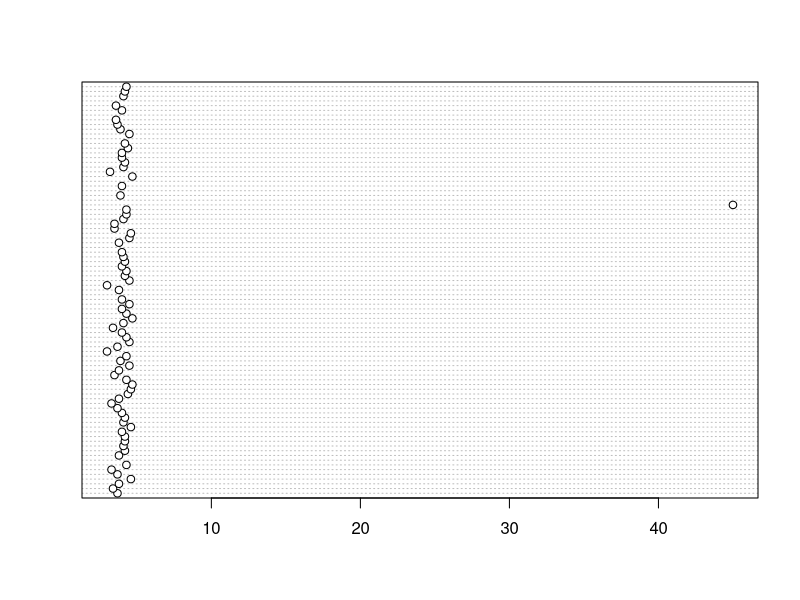
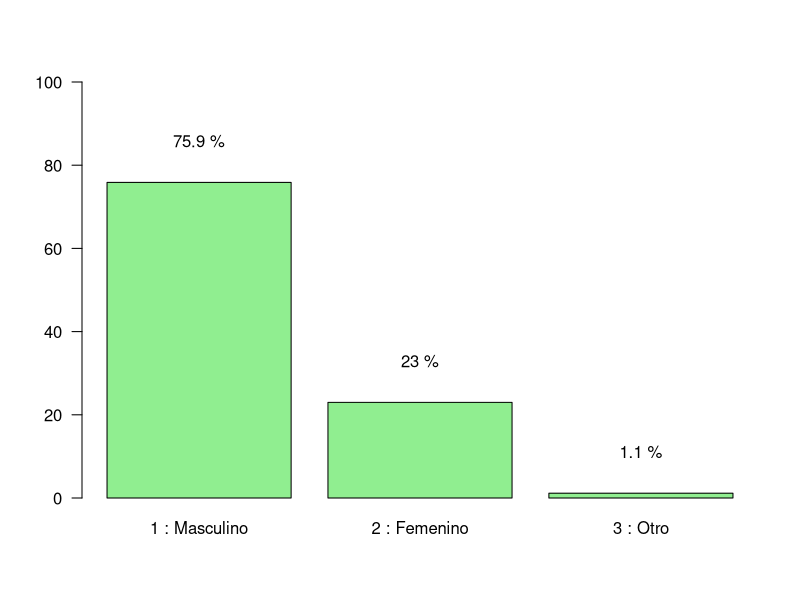
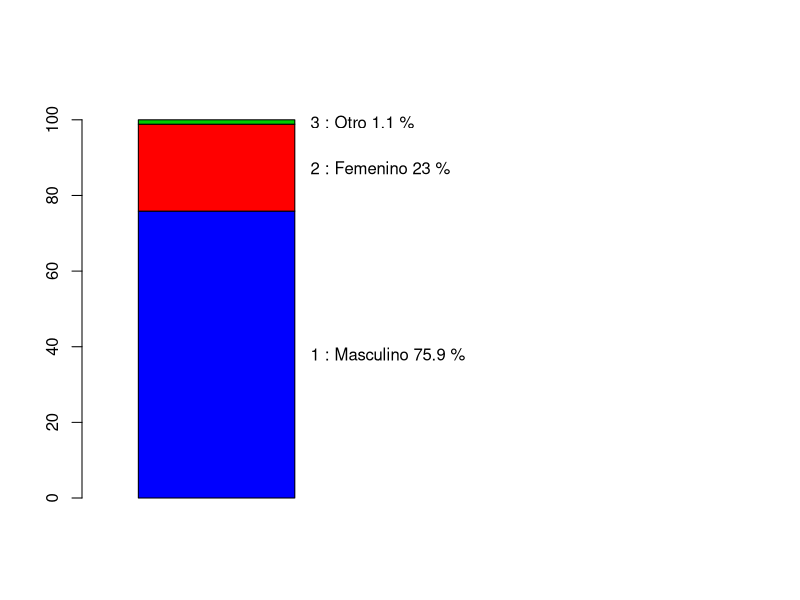
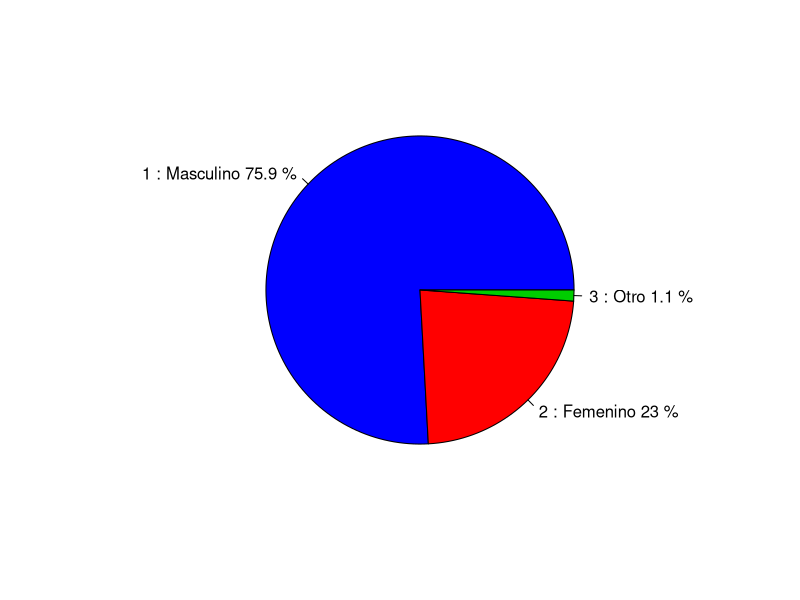
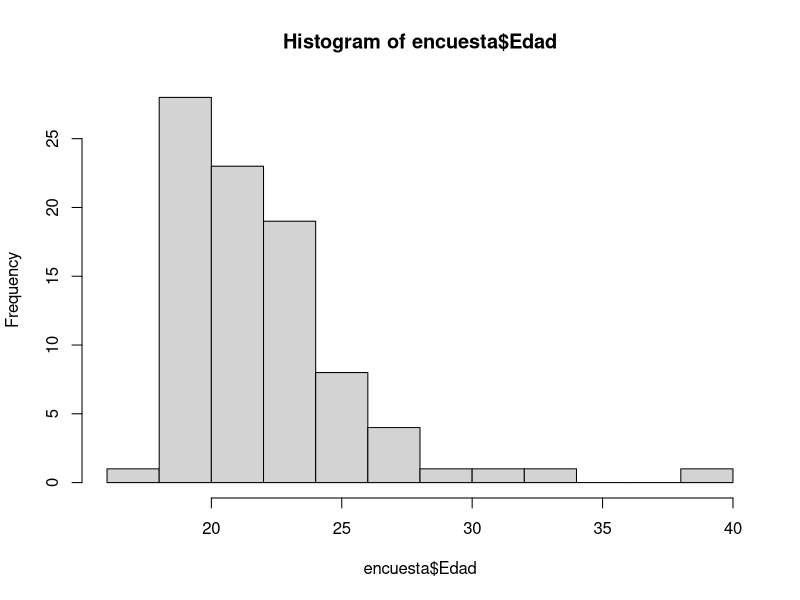
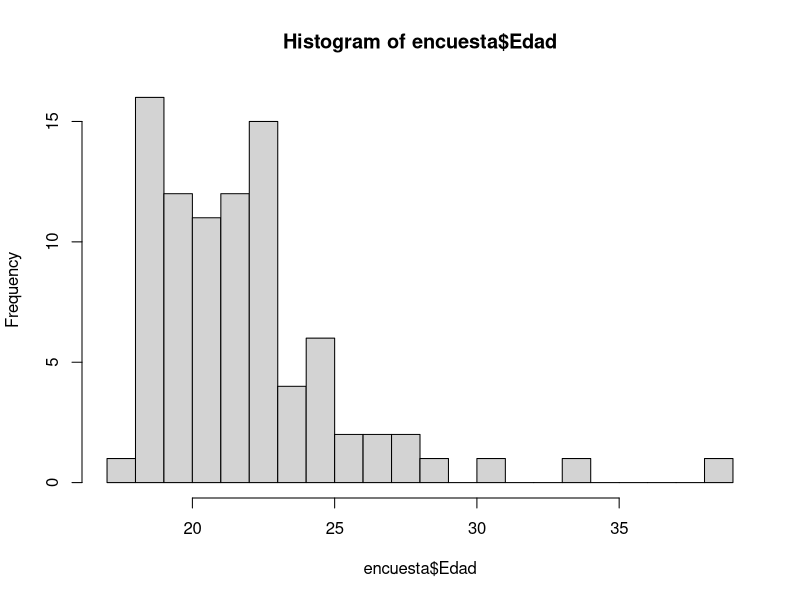
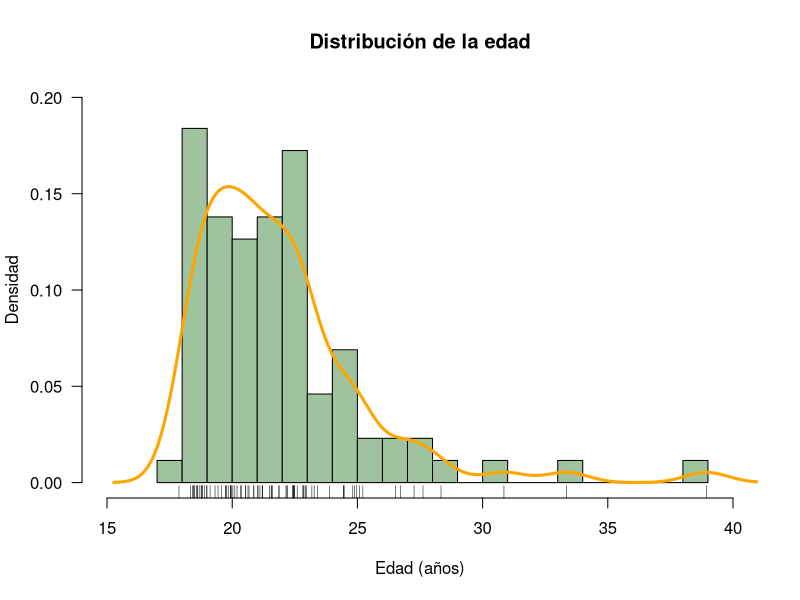
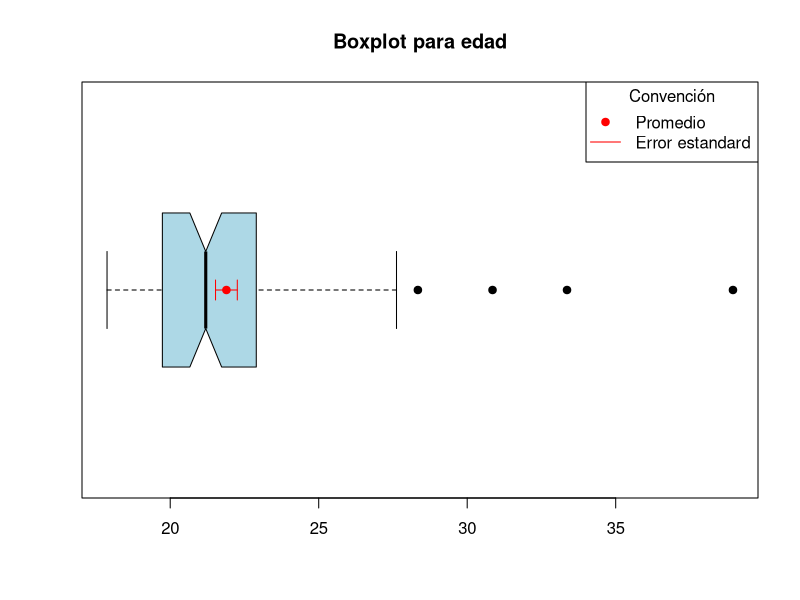

Generate these figures, in order, with R:
## ---- chunk 1
knitr::opts_chunk$set(echo = FALSE,
                      warning = FALSE,
                      message = FALSE)
## ---- chunk 2
## Paquetes usados en el análisis.
library(tidyverse)
## ---- chunk 3
## Lectura de una base de datos tipo ".csv"
encuesta <- read.csv("encuesta1.csv")
## ---- chunk 4
# Visualizar la estructura de la base de datos.
str(encuesta)
## ---- chunk 5
glimpse(encuesta)
## ---- chunk 6
summary(encuesta)
## ---- chunk 7
encuesta <- encuesta %>% 
  mutate_if(is.character, as.factor)
## ---- chunk 8
glimpse(encuesta)
## ---- chunk 9
summary(encuesta)
## ---- chunk 10
encuesta <- encuesta %>% 
  mutate(Q02_FechaNac = as.Date(as.character(Q02_FechaNac), "%Y-%m-%d"))
## ---- chunk 11
summary(encuesta$Q02_FechaNac)
## ---- chunk 12
# Cálculo de la edad
encuesta <- encuesta %>% 
  mutate(Edad = as.numeric(as.Date("2021-06-30") - Q02_FechaNac)/365.25)
## ---- chunk 13
# Conversión a fecha-hora
encuesta <- encuesta %>% 
  mutate(fecha_entrega = 
           as.POSIXct(strptime(Enviado.el., format = "%d/%m/%Y %H:%M:%S")),
         tiempo_usado = as.integer(format(fecha_entrega, "%M")) +
                        as.integer(format(fecha_entrega, "%S")) / 60  - 30)
## ---- chunk 14
dotchart(encuesta$Q08_PAPA)
## ---- chunk 15
encuesta %>% 
  filter(Q08_PAPA > 5)
## ---- chunk 16
encuesta$Q08_PAPA[encuesta$Q08_PAPA == 45 & !is.na(encuesta$Q08_PAPA)] <- 4.5
## ---- chunk 17
encuesta <- encuesta %>% 
  mutate(puntaje_pregunta2 = 
  apply(encuesta %>% select(Q26_Divisor..f.es.divisor.de.g.2.,
                            Q26_Divisor..f.es.divisor.de.gh.,
                            Q26_Divisor..f.es.divisor.de.h.g),
        1, sum))
t_p2 <- table(encuesta$puntaje_pregunta2)
t_p2
pt_p2 <- t_p2 / sum(t_p2) * 100
pt_p2
## ---- chunk 18
# Se construye una nueva variable que indica si se ha instalado el 
# R solamente, el Rstudio solamente o ambos o ninguno:
# 0: No ha instalado ninguno.
# 1: Ha instalado solo el R.
# 2: Ha instalado solo el RStudio.
# 3: Ha instalado tanto el R como el RStudio.

# También se crea una nueva variable categoŕica que tenga las combinaciones
# de la carrera y la instalación de los programas. 
encuesta <-  encuesta %>% 
  mutate(instala_prog = Q11_R + Q12_RStudio * 2,
         Carrera_instala  = factor(paste(Q03_Carrera, instala_prog)))
## ---- chunk 19
t_gen <- table(encuesta$Q01_Genero)
t_gen
## ---- chunk 20
t_gen_p <- t_gen / sum(t_gen) * 100
t_gen_p
## ---- chunk 21
bp1 <- barplot(t_gen_p, las = 1, ylim = c(0, 100), col = "lightgreen")
text(bp1, t_gen_p + 10, paste(round(t_gen_p, 1), "%"))
## ---- chunk 22
m_gen_p <- as.matrix(t_gen_p)
bp2 <- barplot(m_gen_p, beside = FALSE, xlim = c(0, 4),
               ylim = c(0, 110),
               col = c("blue", "red", "green3"))
text(1.3, cumsum(m_gen_p) - m_gen_p/2, 
     paste(rownames(m_gen_p), round((m_gen_p), 1), "%"),
     adj = 0)
## ---- chunk 23
pie(t_gen_p, labels = paste(names(t_gen_p), round(t_gen_p, 1), "%"),
    col = c("blue", "red", "green3"))
## ---- chunk 24
summary(encuesta$Edad)
## ---- chunk 25
hist(encuesta$Edad)
## ---- chunk 26
hist(encuesta$Edad, nclass = 20)
## ---- chunk 27
paramAnt <- par(no.readonly = TRUE)
hist(encuesta$Edad, freq = FALSE, nclass = 20, col = "#a0c39f",
     las = 1, 
     main = "Distribución de la edad",
     xlab = "Edad (años)",
     ylab = "Densidad",
     ylim = c(0, 0.20),
     xlim = c(15, 40))
lines(density(encuesta$Edad), col = "orange", lwd = 3)
rug(encuesta$Edad)
par(paramAnt)
## ---- chunk 28

## ---- chunk 29
promedioEdad <- mean(encuesta$Edad)
medianaEdad <- median(encuesta$Edad)
desv_Est_Edad <- sd(encuesta$Edad)

boxplot(encuesta$Edad, horizontal = TRUE,
        main = "Boxplot para edad", 
        col = "lightblue",
        pch = 19, notch = TRUE)
points(promedioEdad, 
       1, 
       pch = 19, 
       col = c("red", "purple"))
legend("topright", 
       title = "Convención",
       legend = c("Promedio", "Error estandard"), 
       col = "red", 
       pch = c(19, NA),
       lty = c(NA, 1))
arrows(promedioEdad -  desv_Est_Edad / sqrt(nrow(encuesta)), 1,
         promedioEdad + desv_Est_Edad / sqrt(nrow(encuesta)), 1,
         angle = 90,
         length = 0.1, 
         code = 3,
         col = "red")
## ---- chunk 30
with(encuesta, plot(Q10_Estrato, Q08_PAPA, notch = TRUE))
## ---- chunk 31
encuesta_Estrato1 <- encuesta %>% 
  filter(Q10_Estrato == "2 : 1")
dotchart(encuesta_Estrato1$Q08_PAPA)
summary(encuesta_Estrato1$Q08_PAPA)
## ---- chunk 32
with(encuesta, plot(Q01_Genero, Q08_PAPA, notch = TRUE))
## ---- chunk 33
with(encuesta, scatter.smooth(tiempo_usado, Q08_PAPA))
## ---- chunk 34
with(encuesta, plot(Q27_PorcentDivisor))
lines(1:nrow(encuesta), rep(pt_p2[3], nrow(encuesta)), 
      col = "red")
## ---- chunk 35
enc_acert_p2 <- encuesta %>% 
  filter(puntaje_pregunta2 == 3)
enc_no_acert_p2 <- encuesta %>% 
  filter(puntaje_pregunta2 != 3)
op <- par(no.readonly = TRUE)
par(mfrow = c(1, 2))
prom_Q27 <- mean(enc_acert_p2$Q27)
with(enc_acert_p2, plot(Q27_PorcentDivisor, ylim = c(0, 100)))
lines(1:nrow(enc_acert_p2), rep(prom_Q27, nrow(enc_acert_p2)), 
      col = "red")
prom_Q27_na <- mean(enc_no_acert_p2$Q27, na.rm = TRUE, ylim = c(0, 100))
with(enc_no_acert_p2, plot(Q27_PorcentDivisor))
lines(1:nrow(enc_no_acert_p2), rep(prom_Q27_na, nrow(enc_no_acert_p2)), 
      col = "red")
par(op)
## ---- chunk 36
encuesta_sist_estad <- encuesta %>% 
  filter(Q03_Carrera %in% c("2 : Ingeniería de sistemas e informática",
                            "3 : Estadística")) %>% 
  droplevels()

encuesta_sist_estad_resumen <- encuesta_sist_estad %>%
  group_by(Q03_Carrera) %>% 
  mutate(num_estud_carrera = n()) %>% 
  group_by(Carrera_instala, num_estud_carrera) %>% 
  summarise(num_estud_noNA = sum(!is.na(Q08_PAPA)),
            prom_PAPA = mean(Q08_PAPA, na.rm = TRUE),
            desv_PAPA = sd(Q08_PAPA, na.rm = TRUE)) %>% 
  mutate(porcent_x_carrera = num_estud_noNA / num_estud_carrera * 100)
encuesta_sist_estad_resumen %>% data.frame()
## ---- chunk 37
op <- par(no.readonly = TRUE)
par(mar = op$mar + c(15, 0, 0, 0))
with(encuesta_sist_estad, 
     plot(Carrera_instala, Q08_PAPA, notch = TRUE,
          las = 2, width = sqrt(encuesta_sist_estad_resumen$porcent_x_carrera),
          col = "lightblue",
          main = "PAPA vs carrera e instalación de softwares R y RStudio",
          ylab = "Promedio Académico Ponderado Acumulado",
          xlab = "",
          pch = 19))
with(encuesta_sist_estad_resumen, 
     points(Carrera_instala, prom_PAPA, 
           col = "red", pch = 19))
legend("topleft", legend = c("0 No instaló ni R ni RStudio",
                             "1 Solo instaló R",
                             "2 Solo instaló RStudio",
                             "3 Instaló ambos"))
legend(0.5, 3.4, legend = c("Promedio"),
       pch = 19, col = "red")
text(0.5, 3.1, "El ancho de las cajas es proporcional a la raíz cuadrada del porcentaje de los estudiantes en cada carrera",
     cex = 0.8, pos = 4)
par(op)
